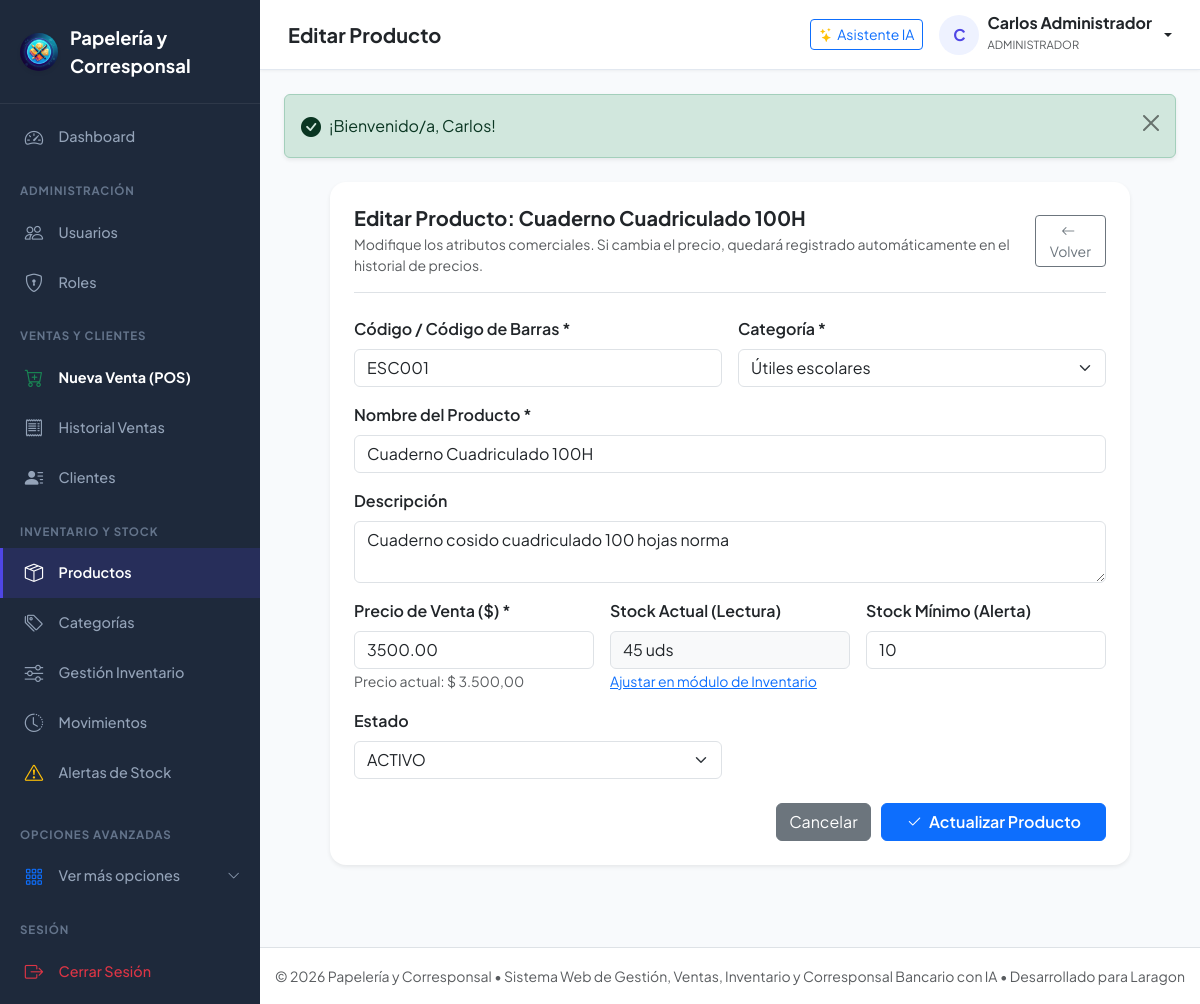
Page /Public/productos/edit?id=1 (signed in) on the committed database.
### tables this page shows
CREATE TABLE IF NOT EXISTS `producto` (
    `id_producto` INT AUTO_INCREMENT PRIMARY KEY,
    `id_categoria` INT NOT NULL,
    `codigo` VARCHAR(50) NOT NULL UNIQUE,
    `nombre` VARCHAR(150) NOT NULL,
    `descripcion` VARCHAR(255) NULL,
    `precio` DECIMAL(12,2) NOT NULL,
    `stock_actual` INT NOT NULL DEFAULT 0,
    `stock_minimo` INT NOT NULL DEFAULT 0,
    `estado` ENUM('ACTIVO','INACTIVO') NOT NULL DEFAULT 'ACTIVO',
    `fecha_registro` DATETIME NOT NULL DEFAULT CURRENT_TIMESTAMP,
    `fecha_actualizacion` DATETIME NULL,
    CONSTRAINT `fk_producto_categoria` FOREIGN KEY (`id_categoria`) REFERENCES `categoria`(`id_categoria`) ON UPDATE CASCADE
);

CREATE TABLE IF NOT EXISTS `categoria` (
    `id_categoria` INT AUTO_INCREMENT PRIMARY KEY,
    `nombre` VARCHAR(100) NOT NULL UNIQUE,
    `descripcion` VARCHAR(255) NULL,
    `estado` ENUM('ACTIVO','INACTIVO') NOT NULL DEFAULT 'ACTIVO'
);

### Controllers/ProductoController.php (called while the page is built, shortened)
<?php
require_once __DIR__ . '/../Models/Producto.php';
require_once __DIR__ . '/../Models/Categoria.php';
class ProductoController {
    private Producto $productoModel;
    private Categoria $categoriaModel;
    public function __construct() {
        $this->productoModel = new Producto();
        $this->categoriaModel = new Categoria();
    }
    public function edit(int $id): void {
        $producto = $this->productoModel->getById($id);
        $categorias = $this->categoriaModel->getAll(true);
        require_once VIEWS_PATH . '/Productos/edit.php';
    }
}

### Public/index.php (called while the page is built, shortened)
<?php
require_once __DIR__ . '/../Config/config.php';
Router::resolve();

### Config/config.php (called while the page is built, shortened)
<?php
function env($key, $default = null) {
    $value = getenv($key);
    return $value;
}
function url($path = '') {
    $path = ltrim($path, '/');
    return BASE_URL . ($path ? '/' . $path : '');
}
function formatMoney($amount) {
    return '$ ' . number_format((float)$amount, 2, ',', '.');
}
function sanitize($data) {
    return htmlspecialchars(trim((string)$data), ENT_QUOTES, 'UTF-8');
}

### Config/database.php (called while the page is built, shortened)
<?php
require_once __DIR__ . '/config.php';
class Database {
    private static ?PDO $instance = null;
    public static function getConnection(): PDO {
        if (self::$instance === null) {
            $host = env('DB_HOST', '127.0.0.1');
            $port = env('DB_PORT', '3306');
            $dbName = env('DB_DATABASE', 'papeleria_corresponsal');
            $username = env('DB_USERNAME', 'root');
            $password = env('DB_PASSWORD', '');
            $dsn = "mysql:host={$host};port={$port};dbname={$dbName};charset=utf8mb4";
            $options = [
                PDO::ATTR_ERRMODE            => PDO::ERRMODE_EXCEPTION,
                PDO::ATTR_DEFAULT_FETCH_MODE => PDO::FETCH_ASSOC,
                PDO::ATTR_EMULATE_PREPARES   => false,
                PDO::MYSQL_ATTR_INIT_COMMAND => "SET NAMES utf8mb4 COLLATE utf8mb4_unicode_ci"
            ];
            try {
                self::$instance = new PDO($dsn, $username, $password, $options);
            } catch (PDOException $e) {
                try {
                    $dsnNoDb = "mysql:host={$host};port={$port};charset=utf8mb4";
                    return new PDO($dsnNoDb, $username, $password, $options);
                } catch (PDOException $ex) {
                    die("Error crítico de conexión a la base de datos en Laragon: " . $ex->getMessage());
                }
            }
        }
        return self::$instance;
    }
}

### models/Producto.php (called while the page is built, shortened)
<?php
require_once __DIR__ . '/../Config/database.php';
class Producto {
    private PDO $db;
    public function __construct() {
        $this->db = Database::getConnection();
    }
    public function getById(int $id): ?array {
        $sql = "SELECT p.*, c.nombre AS categoria_nombre
                FROM producto p
                JOIN categoria c ON p.id_categoria = c.id_categoria
                WHERE p.id_producto = :id LIMIT 1";
        $stmt = $this->db->prepare($sql);
        $stmt->execute(['id' => $id]);
        $prod = $stmt->fetch();
        return $prod ?: null;
    }
}

### models/Categoria.php (called while the page is built, shortened)
<?php
require_once __DIR__ . '/../Config/database.php';
class Categoria {
    private PDO $db;
    public function __construct() {
        $this->db = Database::getConnection();
    }
    public function getAll(bool $onlyActive = false): array {
        $sql = "SELECT c.*, COUNT(p.id_producto) AS total_productos
                FROM categoria c
                LEFT JOIN producto p ON c.id_categoria = p.id_categoria
                " . ($onlyActive ? "WHERE c.estado = 'ACTIVO' " : "") . "
                GROUP BY c.id_categoria
                ORDER BY c.nombre ASC";
        $stmt = $this->db->query($sql);
        return $stmt->fetchAll();
    }
}

### Views/Productos/edit.php (the view, shortened to what this page needs)
<?php
require_once VIEWS_PATH . '/Layouts/header.php';
?>
<div class="card shadow-sm border-0 rounded-4 p-4 mx-auto" style="max-width: 800px;">
    <div class="d-flex align-items-center justify-content-between mb-4 border-bottom pb-3">
        <div>
            <h5 class="fw-bold mb-1">Editar Producto: <?= sanitize($producto['nombre']) ?></h5>
            <p class="text-muted small mb-0">Modifique los atributos comerciales. Si cambia el precio, quedará registrado automáticamente en el historial de precios.</p>
        </div>
        <a href="<?= url('productos') ?>" class="btn btn-outline-secondary btn-sm">
            <i class="bi bi-arrow-left me-1"></i> Volver
        </a>
    </div>
    <form action="<?= url('productos/update?id=' . $producto['id_producto']) ?>" method="POST">
        <div class="row g-3">
            <div class="col-md-6">
                <label for="codigo" class="form-label fw-semibold">Código / Código de Barras *</label>
                <input type="text" class="form-control" id="codigo" name="codigo" value="<?= sanitize($producto['codigo']) ?>" required>
            </div>
            <div class="col-md-6">
                <label for="id_categoria" class="form-label fw-semibold">Categoría *</label>
                <select class="form-select" id="id_categoria" name="id_categoria" required>
                    <?php foreach ($categorias as $c): ?>
                        <option value="<?= $c['id_categoria'] ?>" <?= $c['id_categoria'] == $producto['id_categoria'] ? 'selected' : '' ?>>
                            <?= sanitize($c['nombre']) ?>
                        </option>
                    <?php endforeach; ?>
                </select>
            </div>
            <div class="col-12">
                <label for="nombre" class="form-label fw-semibold">Nombre del Producto *</label>
                <input type="text" class="form-control" id="nombre" name="nombre" value="<?= sanitize($producto['nombre']) ?>" required>
            </div>
            <div class="col-12">
                <label for="descripcion" class="form-label fw-semibold">Descripción</label>
                <textarea class="form-control" id="descripcion" name="descripcion" rows="2"><?= sanitize($producto['descripcion'] ?? '') ?></textarea>
            </div>
            <div class="col-md-4">
                <label for="precio" class="form-label fw-semibold">Precio de Venta ($) *</label>
                <input type="number" step="0.01" class="form-control" id="precio" name="precio" value="<?= $producto['precio'] ?>" required>
                <small class="text-muted">Precio actual: <?= formatMoney($producto['precio']) ?></small>
            </div>
            <div class="col-md-4">
                <label class="form-label fw-semibold">Stock Actual (Lectura)</label>
                <input type="text" class="form-control bg-light" value="<?= $producto['stock_actual'] ?> uds" readonly>
                <small class="text-muted"><a href="<?= url('inventario') ?>">Ajustar en módulo de Inventario</a></small>
            </div>
            <div class="col-md-4">
                <label for="stock_minimo" class="form-label fw-semibold">Stock Mínimo (Alerta)</label>
                <input type="number" class="form-control" id="stock_minimo" name="stock_minimo" value="<?= $producto['stock_minimo'] ?>" min="0">
            </div>
            <div class="col-md-6">
                <label for="estado" class="form-label fw-semibold">Estado</label>
                <select class="form-select" id="estado" name="estado">
                    <option value="ACTIVO" <?= $producto['estado'] === 'ACTIVO' ? 'selected' : '' ?>>ACTIVO</option>
                </select>
            </div>
            <div class="col-12 mt-4 text-end">
                <a href="<?= url('productos') ?>" class="btn btn-secondary me-2">Cancelar</a>
                <button type="submit" class="btn btn-primary px-4 fw-semibold">
                    <i class="bi bi-check2 me-1"></i> Actualizar Producto
                </button>
            </div>
        </div>
    </form>
</div>
<?php require_once VIEWS_PATH . '/Layouts/footer.php'; ?>

### Public/css/style.css (style rules this page uses)
:root { --primary-color: #4f46e5; --primary-hover: #4338ca; --primary-light: #eef2ff; --secondary-color: #0ea5e9; --success-color: #10b981; --warning-color: #f59e0b; --danger-color: #ef4444; --dark-bg: #0f172a; --sidebar-bg: #1e293b; --sidebar-hover: #334155; --sidebar-text: #94a3b8; --sidebar-active: #ffffff; --card-bg: #ffffff; --body-bg: #f8fafc; --border-color: #e2e8f0; --text-main: #1e293b; --text-muted: #64748b; --radius-sm: 8px; --radius-md: 12px; --radius-lg: 16px; --shadow-sm: 0 1px 3px rgba(0,0,0,0.05); --shadow-md: 0 4px 6px -1px rgba(0,0,0,0.07), 0 2px 4px -2px rgba(0,0,0,0.05); --shadow-lg: 0 10px 15px -3px rgba(0,0,0,0.08), 0 4px 6px -4px rgba(0,0,0,0.04); }
body { font-family: 'Plus Jakarta Sans', 'Inter', -apple-system, BlinkMacSystemFont, 'Segoe UI', Roboto, sans-serif; background-color: var(--body-bg); color: var(--text-main); min-height: 100vh; display: flex; flex-direction: column; }

### rows in the picture
producto: nombre "Cuaderno Cuadriculado 100H", codigo "ESC001", id_categoria "Útiles escolares", descripcion "Cuaderno cosido cuadriculado 100 hojas norma", precio "3500.00", precio "$ 3.500,00", stock_actual "45 uds", stock_minimo "10", estado "ACTIVO"

### other values in the picture
APP_NAME "Papelería y Corresponsal"
$pageTitle "Editar Producto"
substr($_SESSION['user_name'] ?? 'U', 0, 1) "C"
$_SESSION['user_name'] "Carlos Administrador"
$_SESSION['user_role'] "ADMINISTRADOR"
$flash['message'] "¡Bienvenido/a, Carlos!"
